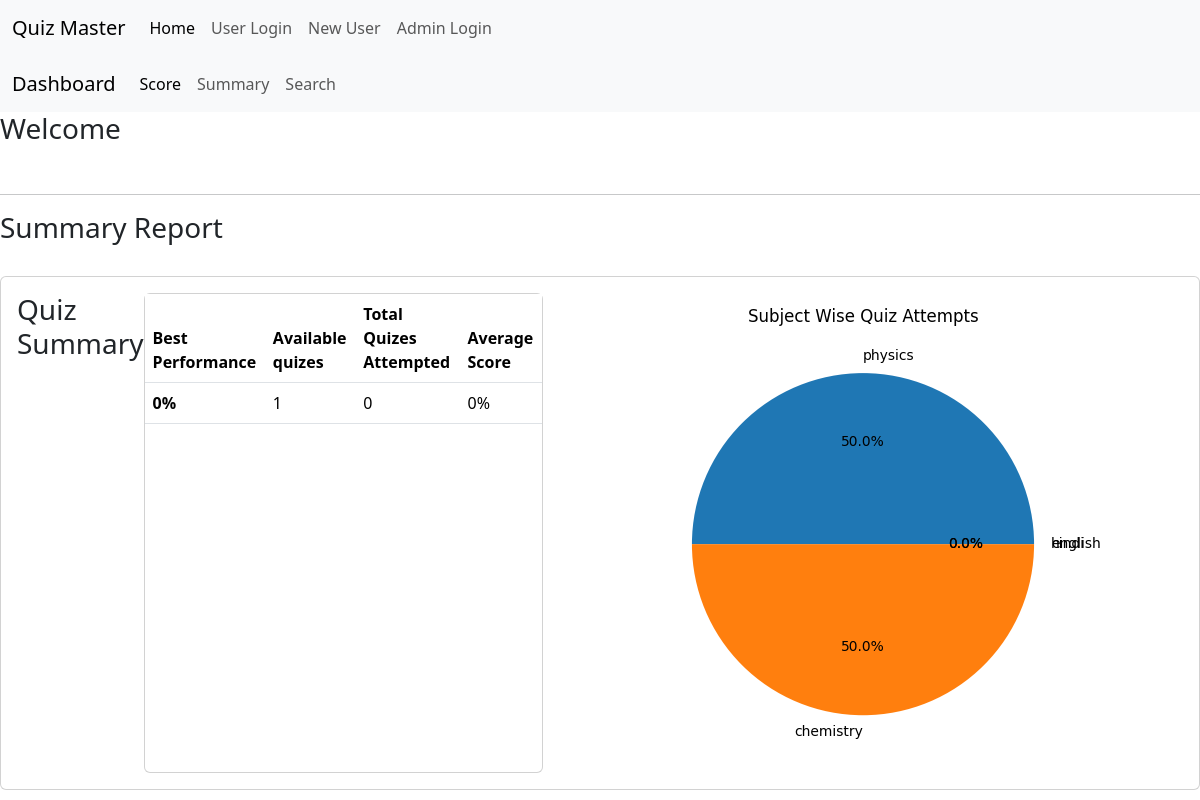
The page /user_dash/summary/6 (signed in) on the database as committed earlier.
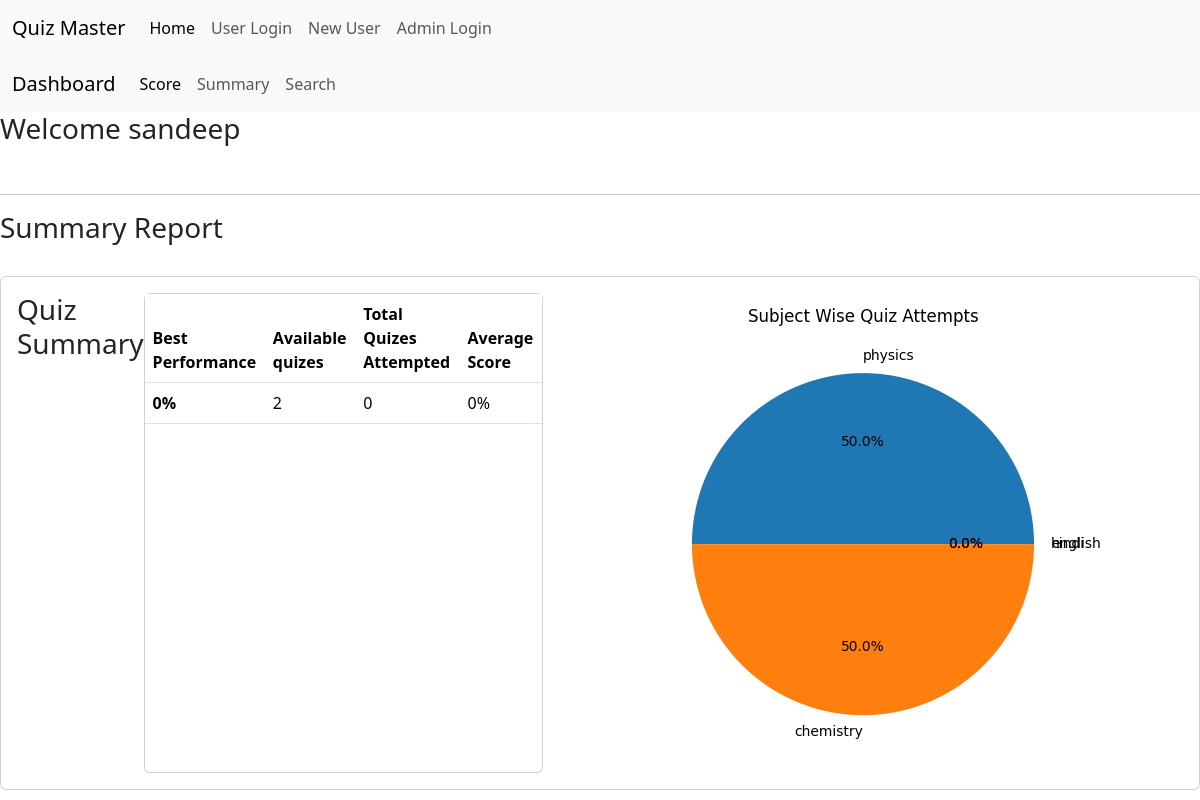
The same page on the database as committed later.
### application/models.py (models this page shows, shortened)
class User(db.Model):
    id=db.Column(db.Integer, primary_key=True)
    name=db.Column(db.String(80), unique=True, nullable=False)
    username=db.Column(db.String(120), unique=True, nullable=False)
    password=db.Column(db.String(80), nullable=False)
    qualification=db.Column(db.String(80), nullable=False)
    dob=db.Column(db.String(80), nullable=False)
    type=db.Column(db.String(80), nullable=False)
    scores=db.relationship('Scores', backref='user', lazy=True)

### application/controllers.py (the view, shortened to what this page needs)
@app.route('/user_dash/summary/<int:id>',methods=['POST','GET'])
def user_summary(id):
    user=User.query.filter_by(id=id).first()
    scores=Scores.query.filter_by(user_id=id).all()
    subjects=Subject.query.all()
    chapters=Chapter.query.all()
    quizes=Quiz.query.all()
    sum=0
    count=0
    max=0
    avg=0
    subject_attempts = {}
    for sub in subjects:
        subject_attempts[sub.name] = 0
        for chapter in chapters:
            if chapter.sub_id == sub.id:
                for quiz in quizes:
                    if quiz.chapter_id == chapter.id:
                        for score in scores:
                            if score.quiz_id == quiz.id:
                                subject_attempts[sub.name] += 1
    labels=[]
    sizes=[]
    for k in subject_attempts:
        labels.append(k)
        sizes.append(subject_attempts[k])
    return render_template('user_summary.html',scores=scores,user=user,chapters=chapters,quizes=quizes,subjects=subjects,avg=avg,max=max)

### templates/user_summary.html (shortened to what this page needs)
{% extends 'base.html' %}
{% block content %}
<nav class="navbar navbar-expand-lg bg-body-tertiary">
    <div class="container-fluid">
      <a class="navbar-brand" href="/">Quiz Master</a>
      <div class="collapse navbar-collapse" id="navbarNav">
        <ul class="navbar-nav">
          <li class="nav-item">
            <a class="nav-link active" aria-current="page" href="/">Home</a>
          </li>
          <li class="nav-item">
            <a class="nav-link" href="/login">User Login</a>
          </li>
          <li class="nav-item">
            <a class="nav-link" href="/register">New User</a>
          </li>
          <li class="nav-item">
            <a class="nav-link" href="/admin">Admin Login</a>
          </li>
        </ul>
      </div>
    </div>
  </nav>
  <nav class="navbar navbar-expand-lg bg-body-tertiary">
    <div class="container-fluid">
      <a class="navbar-brand" href="/user_dash/{{user.id}}">Dashboard</a>
      <div class="collapse navbar-collapse" id="navbarSupportedContent">
        <ul class="navbar-nav me-auto mb-2 mb-lg-0">
          <li class="nav-item">
            <a class="nav-link active" aria-current="page" href="/user_dash/score/{{user.id}}">Score</a>
          </li>
          <li class="nav-item">
            <a class="nav-link" href="/user_dash/summary/{{user.id}}">Summary</a>
          </li>
          <li class="nav-item">
            <a class="nav-link" href="/user_dash/search/{{user.id}}">Search</a>
          </li>
        </ul>
      </div>
    </div>
  </nav>
<h3>Welcome {{user.name}}</h3>
<br>
<hr>
<h3>Summary Report</h3>
<br>
<div class="d-flex justify-content-center">
  <div class="card" style="width: 100rem;">
    <div class="d-flex justify-content-center card-body">
      <h3>Quiz Summary</h3>
      <div class="card" style="width: 95rem;">
        <table class="table">
          <thead>
            <tr>
              <th scope="col">Best Performance</th>
              <th scope="col">Available quizes</th>
              <th scope="col">Total Quizes Attempted</th>
              <th scope="col">Average Score</th>
            </tr>
          </thead>
          <tbody>
            <tr>
              <th scope="row">{{max}}%</th>
              <td>{{quizes | length}}</td>
              <td>{{scores | length}}</td>
              <td>{{avg}}%</td>
            </tr>
          </tbody>
        </table>
      </div>
      <img src="/static/images/pie1.png">
    </div>
    </div>
  </div>
{% endblock %}

Rows that differ between the two databases and show on the page:
added User: name "sandeep"
Other text that changed with them:
{{ quizes | length }}: "1" → "2"
